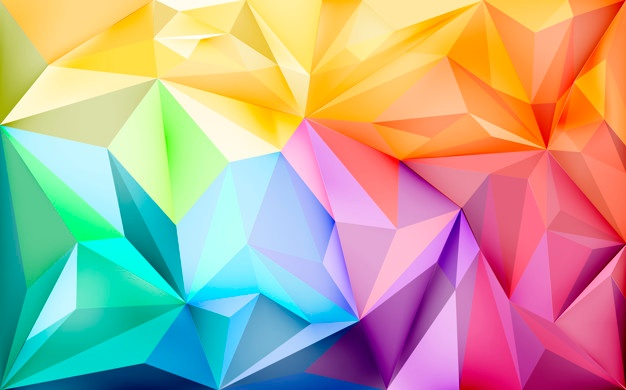
#> input picture Pic2.jpg, 626 x 390 px
$ jupyter execute 'Colour Detection.ipynb'
#> lines starting #> are read from the running program, lines starting #| are printed output that depends on the picture
# Colour Detection Using Python

Aim of this project is to identify the colour on a image at any point on it.

## Step-1

Instaling and importing the package pandas opencv-python.

[cell 1]
import pandas as pd
import cv2
from IPython.display import Image

## Step-2

Let us now import a picture whose colours we wish to check and the csv file wich contains all the details about the colours.

[cell 2]
image=Image(url= "./Pic2.jpg", width=150, height=100)

[cell 3]
image    #To view the image we are working with

[cell 4]
img = cv2.imread("./Pic2.jpg")          #reading the image and saving the pixel
#> img is the input picture: shape (390, 626, 3); mean B, G, R 149.5, 167.7, 184.8
img = cv2.resize(img, (800,800))    # resizing the image into our desired form.
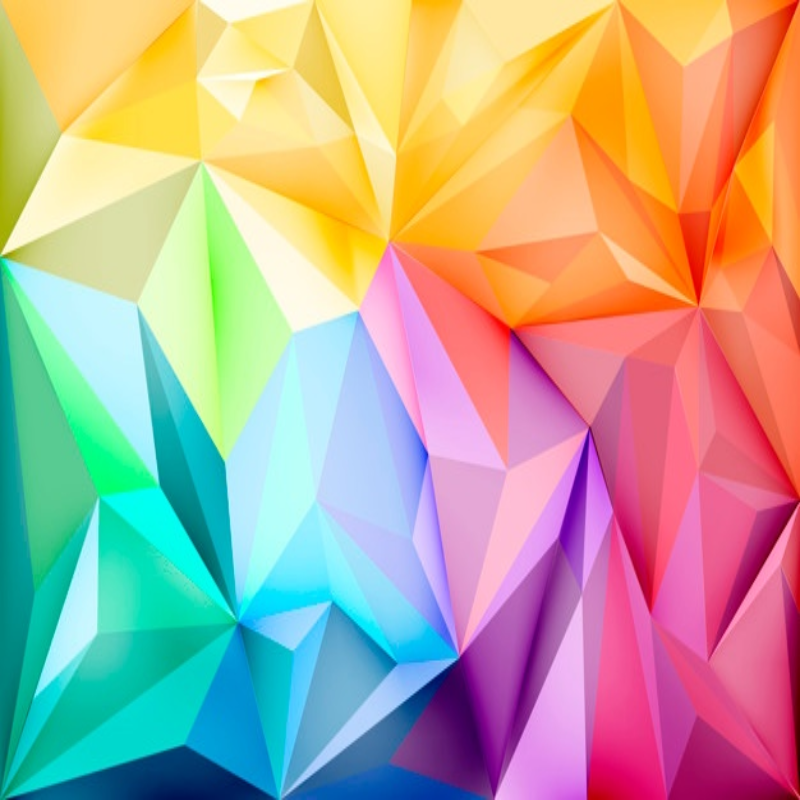
#> img: shape (800, 800, 3); mean B, G, R 149.4, 167.6, 184.7

[cell 5]
img

[cell 6]
index = ['colour', 'colour_name', 'hex', 'R', 'G', 'B']                                    #Predefining the coloumn names of the csv file
df = pd.read_csv("./colors.csv", names=index, header=None)
#> (reads colors.csv from the repository)

[cell 7]
df.head(5)     #Printing the first 5 lines of the csv file

[cell 8]
len(df)            #Printing the number of rows in the csv file

## Step-3

Declaring the global variables.

[cell 9]
click=False
red=green=blue=x_position=y_position=0

## Step-4

We are now creating a function to calculate minimum distance from all colours and get the most matching color.

[cell 10]
def get_colour_name(Red,Green,Blue):
        minimum = 1000 #initializing the minimum value to a greater than the maximum possible distance.
        #This loop recursively calculates the nearest possible RGB value to that the given location and prints the corresponding colour name.
        for i in range(len(df)):
                d=abs(Red-int(df.loc[i,'R']))+abs(Green-int(df.loc[i,'G']))+abs(Blue-int(df.loc[i,'B']))
                if d<=minimum:
                        minimum=d
                        colour_name=df.loc[i, 'colour_name']
        return colour_name

## Step-5

This fucntion helps us to get x,y coordinates of mouse double click and the corresponding RGB values of the particular cell.

[cell 11]
def draw_function(event, x, y, flags, params):
        if event==cv2.EVENT_LBUTTONDBLCLK:
                global blue, green, red, xpos, ypos, click
                click=True
                x_position=x
                y_position=y
                blue,green,red=img[y,x]
                blue=int(blue)
                green=int(green)
                red=int(red)

## Step-6

Now we are ready with all required functions. Moving to the last segment, we are now creating a window with the name image, and the noting down the x,y postion along the RGB values of point where the user Left Double clicked. The user can check any number of points, once done pressing Esc button breaks out the loop and window gets closed.

[cell 12]
cv2.namedWindow('image')
cv2.setMouseCallback('image', draw_function)

while True:
        cv2.imshow('image', img)
        if click:
                #cv2.rectangle(image, startpoint, endpoint, color, thickness)-1 fills entire rectangle
                cv2.rectangle(img, (20,20), (600,60), (blue,green,red), -1)

                #Creating text string to display( Color name and RGB values )
                text = get_colour_name(red,green,blue) + ' R=' + str(red) + ' G=' + str(green) + ' B=' + str(blue)
                #cv2.putText(img,text,start,font(0-7),fontScale,color,thickness,lineType )
                cv2.putText(img, text, (50,50), 2,0.8, (255,255,255),2,cv2.LINE_AA)

                #For very light colours we will display text in black colour
                if red+green+blue >=600:
                    cv2.putText(img, text, (50,50), 2,0.8, (0,0,0),2,cv2.LINE_AA)
        if cv2.waitKey(10) ==27:
#> (key Esc is pressed here)
